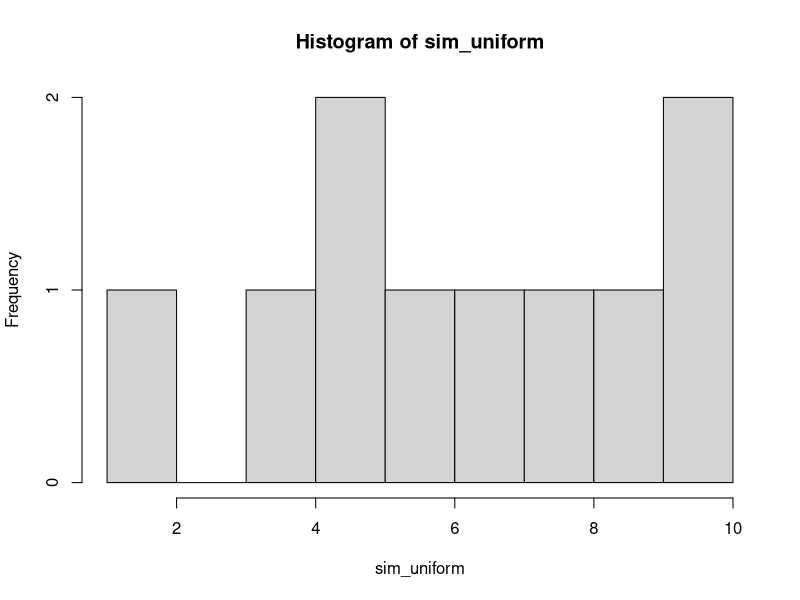
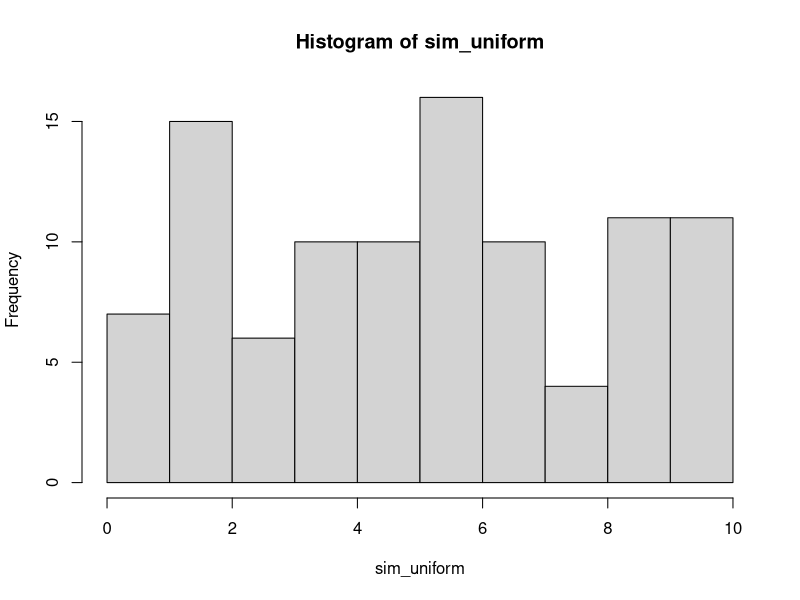
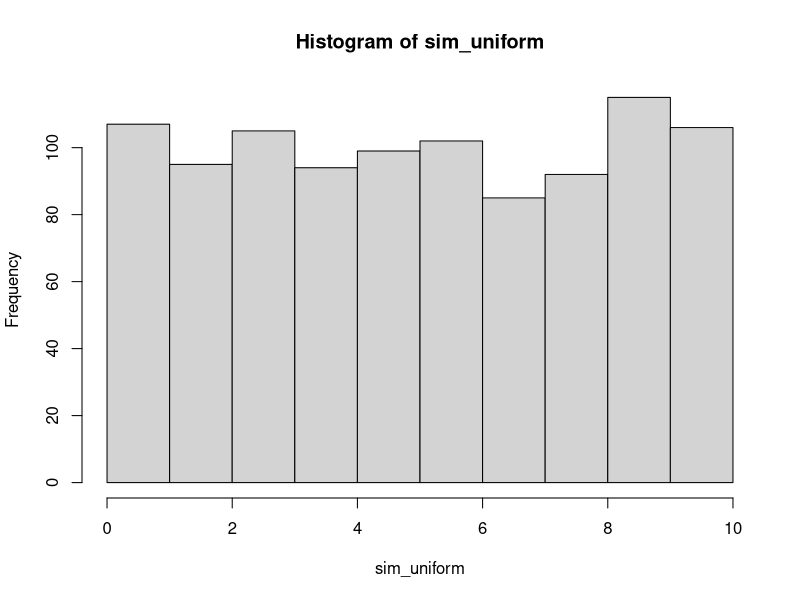
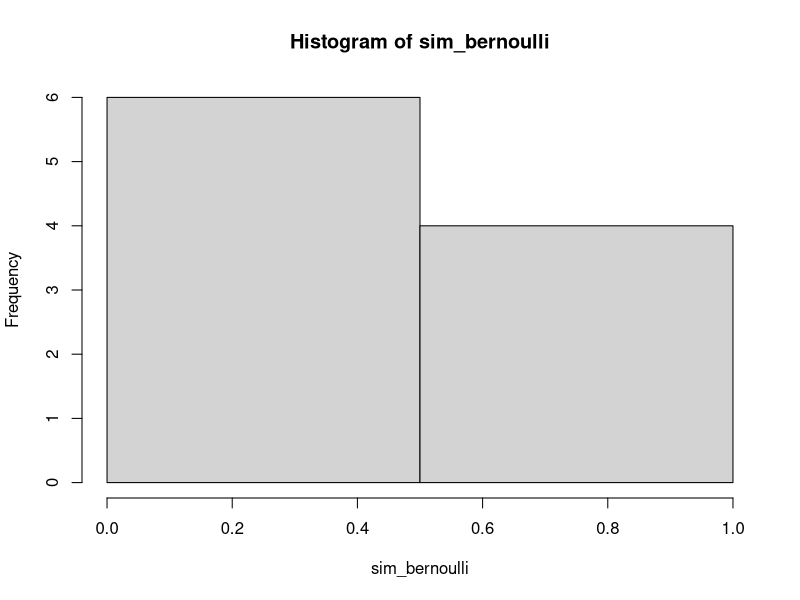
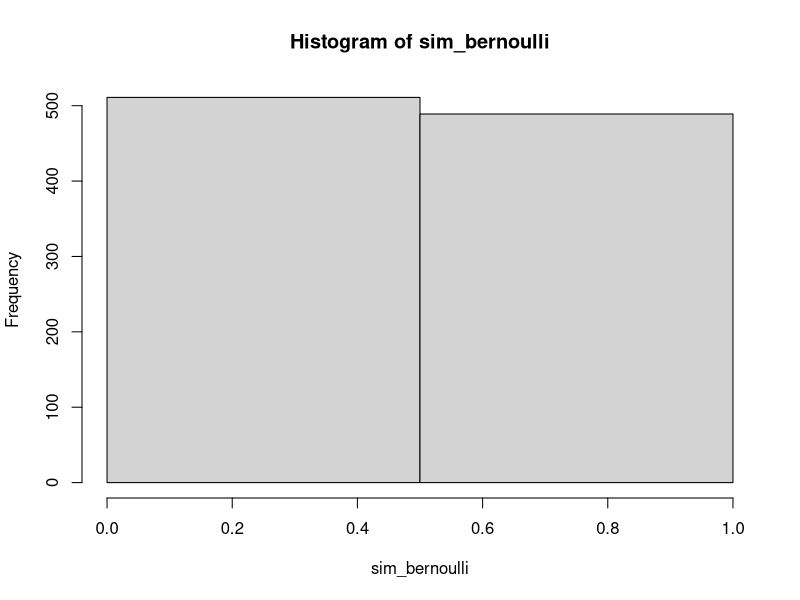
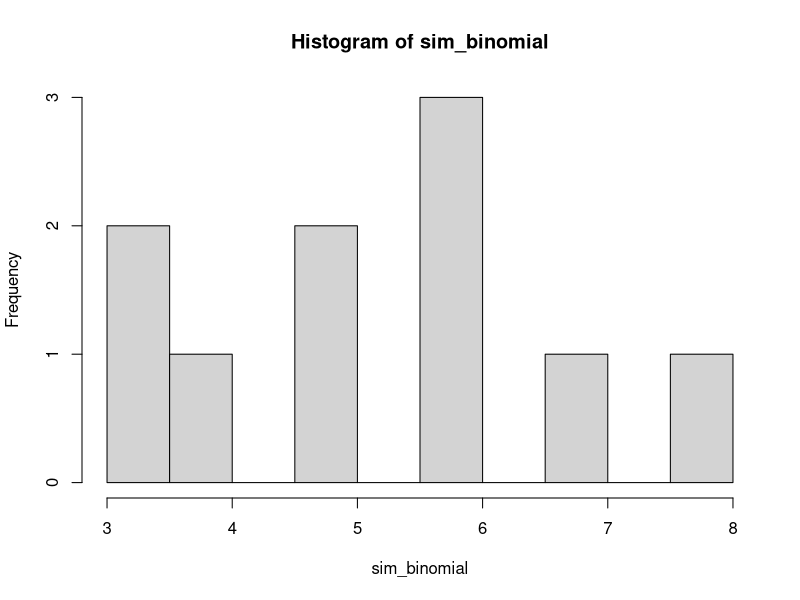
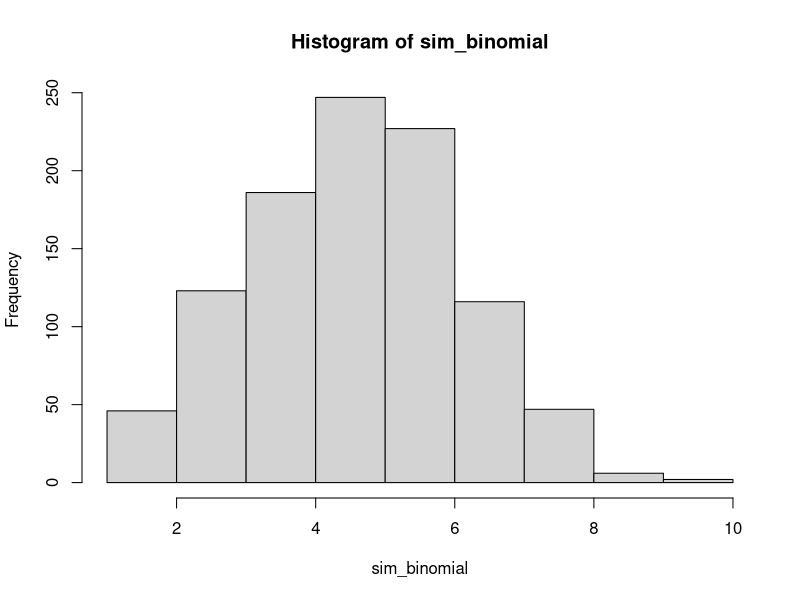
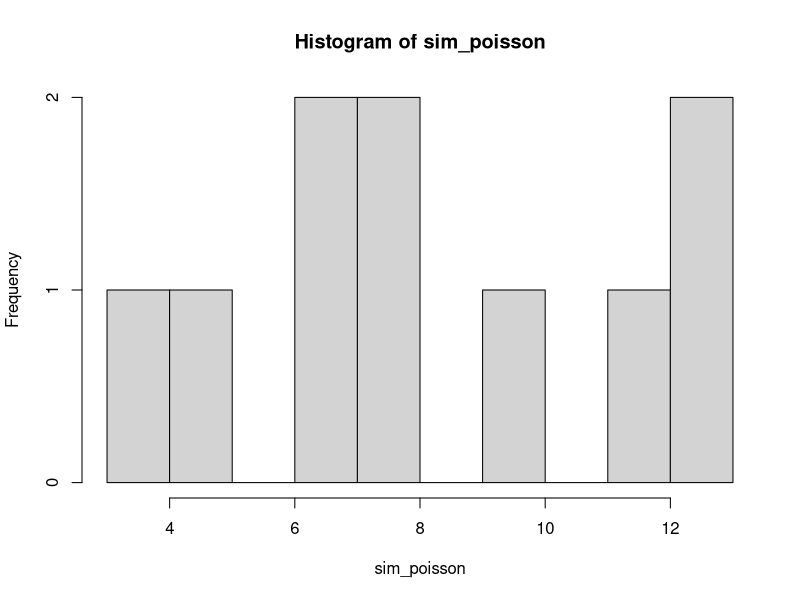

Reproduce these figures in R, in order.
## ---- chunk 1
sim_uniform <- runif(n = 10, min = 0, max = 10)
hist(sim_uniform, breaks = round(max(sim_uniform)+1))
## ---- chunk 2
sim_uniform <- runif(n = 100, min = 0, max = 10)
hist(sim_uniform, breaks = round(max(sim_uniform)+1))

sim_uniform <- runif(n = 1000, min = 0, max = 10)
hist(sim_uniform, breaks = round(max(sim_uniform)+1))
## ---- chunk 3
sim_bernoulli <- rbinom(n = 10, size = 1, prob = 0.5)
hist(sim_bernoulli, breaks = round(max(sim_bernoulli)+1))

sim_bernoulli <- rbinom(n = 1000, size = 1, prob = 0.5)
hist(sim_bernoulli, breaks = round(max(sim_bernoulli)+1))
## ---- chunk 4
sim_binomial <- rbinom(n = 10, size = 10, prob = 0.5)
hist(sim_binomial, breaks = round(max(sim_binomial)+1))

sim_binomial <- rbinom(n = 1000, size = 10, prob = 0.5)
hist(sim_binomial, breaks = round(max(sim_binomial)+1))
## ---- chunk 5
sim_poisson <- rpois(n = 10, lambda = 10)
hist(sim_poisson, breaks = round(max(sim_poisson)+1))

sim_poisson <- rpois(n = 1000, lambda = 10)
hist(sim_poisson, breaks = round(max(sim_poisson)+1))
## ---- chunk 6
sim_nbinom <- rnbinom(n = 10, size = 10, prob = 0.5)
hist(sim_nbinom, breaks = round(max(sim_nbinom)+1))

sim_nbinom <- rnbinom(n = 1000, size = 10, prob = 0.5)
hist(sim_nbinom, breaks = round(max(sim_nbinom)+1))
## ---- chunk 7
sim_normal <- rnorm(n = 10, mean = 1, sd = 0.5)
hist(sim_normal, breaks = round(max(sim_normal)*10))

sim_normal <- rnorm(n = 1000, mean = 1, sd = 0.5)
hist(sim_normal, breaks = round(max(sim_normal)*20))

sim_normal <- rnorm(n = 100, mean = 1, sd = 0.5)
hist(sim_normal, breaks = round(max(sim_normal)*100))

sim_normal <- rnorm(n = 10000, mean = 1, sd = 0.5)
hist(sim_normal, breaks = round(max(sim_normal)*200))
## ---- chunk 8
sim_gamma <- rgamma(n = 100, shape = 1, rate = 2)
hist(sim_gamma, breaks = round(max(sim_gamma)*100))

sim_gamma <- rgamma(n = 10000, shape = 1, rate = 2)
hist(sim_gamma, breaks = round(max(sim_gamma)*100))

sim_gamma <- rgamma(n = 100, shape = 1, scale = 0.5)
hist(sim_gamma, breaks = round(max(sim_gamma)*200))

sim_gamma <- rgamma(n = 10000, shape = 1, scale = 0.5)
hist(sim_gamma, breaks = round(max(sim_gamma)*200))
